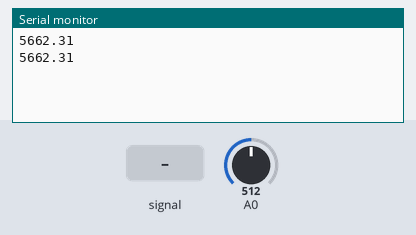
A sketch run on a simulated Arduino Uno, built with avr-gcc and run on an emulated ATmega328P. On the bench: the last lines printed to the serial monitor. The inputs (shaded band) are chosen by the test bench; at power-on: A0 = 512.

Above: at 1.2 s.
1.3 s: A0 fed a 200 Hz sine of ±81 counts around its level
At 1.71 s:
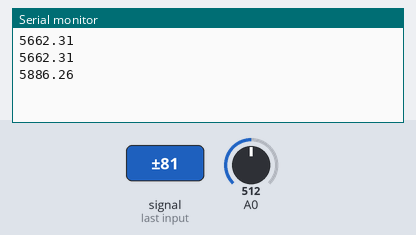
2.8 s: A0 set to 716
At 3.13 s:
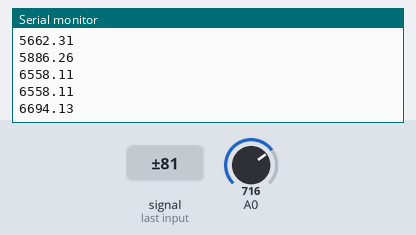
4.3 s: A0 fed a 1000 Hz sine of ±255 counts around its level
At 5.02 s:
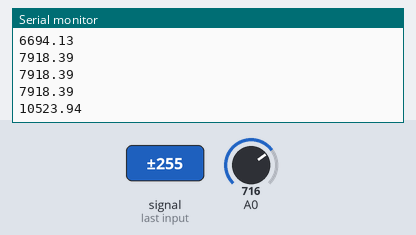
5.8 s: A0 set to 900
At 5.97 s:
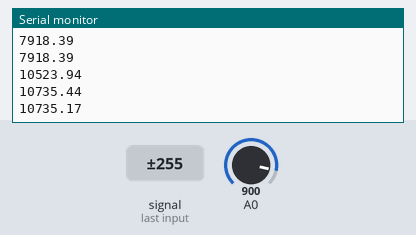
Timing chart, 0 to 8.3 s (numbered marks = the images above; inputs shaded):
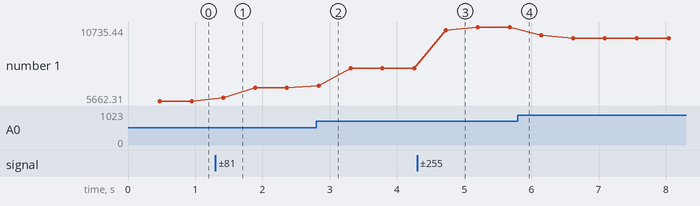

The sketch:

sensor.ino
```cpp
int stg1[40];
int temp, i, j;

float power,current,avg;


#define cbi(sfr, bit) (_SFR_BYTE(sfr) &= ~_BV(bit))
#define sbi(sfr, bit) (_SFR_BYTE(sfr) |= _BV(bit))

void setup() {
  sbi(ADCSRA, ADPS2);
  cbi(ADCSRA, ADPS1);
  cbi(ADCSRA, ADPS0);

  cbi(ADMUX, REFS1);
  sbi(ADMUX, REFS0);

  Serial.begin(115200);
}

void loop() {

  for (i = 0 ; i < 40 ; i++) {
    stg1[i] = 0;
    for (j = 0; j < 100; j++) {
      temp = analogRead(A0);
      stg1[i] = (temp > stg1[i]) ? temp : stg1[i];
      delayMicroseconds(100);
    }
  }
  avg = 0;
  for (i = 0; i < 40; i++) {
    avg += stg1[i];
  }

  avg = avg / 40;
 current = 46.08*avg;


 //Serial.println(current);
 power=240.0*current;
 //Serial.print(",");
 Serial.println(power*0.001);

 /*
 current = 105*(float)avg;
 current/=2;
 //Serial.println(current);
 power=240.0*current;
 //power=33.17*(float)avg;
 //power=25.52*(float)avg;
 Serial.println(power*0.001);
 */


}
```

Measured:
- after the input at 1.3 s, the serial monitor: prints a new line after 0.12 s (image 1)
- after the input at 2.8 s, the serial monitor: prints a new line at once (image 2)
- after the input at 4.3 s, the serial monitor: prints a new line after 0.43 s (image 3)
- plotted number 1: 5662.31 → 6558.11 after the input at 1.3 s, 6558.11 → 7918.39 after the input at 2.8 s, 7918.39 → 10735.17 after the input at 4.3 s, 10735.17 → 9953.28 after the input at 5.8 s
